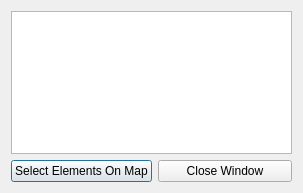
<?xml version="1.0" encoding="UTF-8"?>
<ui version="4.0">
 <class>selectedElements</class>
 <widget class="QDialog" name="selectedElements">
  <property name="geometry">
   <rect>
    <x>0</x>
    <y>0</y>
    <width>303</width>
    <height>193</height>
   </rect>
  </property>
  <property name="windowTitle">
   <string>Tuview: Selected Elements</string>
  </property>
  <layout class="QGridLayout" name="gridLayout">
   <item row="1" column="0">
    <widget class="QPushButton" name="pbSelectElements">
     <property name="text">
      <string>Select Elements On Map</string>
     </property>
    </widget>
   </item>
   <item row="0" column="0" colspan="2">
    <widget class="QListWidget" name="elementList">
     <property name="selectionMode">
      <enum>QAbstractItemView::ExtendedSelection</enum>
     </property>
    </widget>
   </item>
   <item row="1" column="1">
    <widget class="QPushButton" name="pbCloseWindow">
     <property name="text">
      <string>Close Window</string>
     </property>
    </widget>
   </item>
  </layout>
 </widget>
 <resources/>
 <connections/>
</ui>
